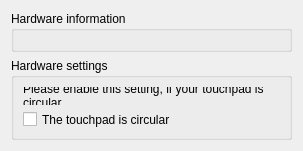
<?xml version="1.0" encoding="UTF-8"?>
<ui version="4.0">
 <class>GeneralPage</class>
 <widget class="QWidget" name="GeneralPage">
  <property name="geometry">
   <rect>
    <x>0</x>
    <y>0</y>
    <width>303</width>
    <height>151</height>
   </rect>
  </property>
  <property name="windowTitle">
   <string comment="@title:window general touchpad settings">Hardware </string>
  </property>
  <layout class="QVBoxLayout" name="verticalLayout">
   <item>
    <widget class="QGroupBox" name="groupBox_2">
     <property name="title">
      <string>Hardware information</string>
     </property>
     <layout class="QVBoxLayout" name="verticalLayout_3">
      <item>
       <widget class="TouchpadInformationWidget" name="information" native="true"/>
      </item>
     </layout>
    </widget>
   </item>
   <item>
    <widget class="QGroupBox" name="groupBox">
     <property name="title">
      <string>Hardware settings</string>
     </property>
     <layout class="QVBoxLayout" name="verticalLayout_2">
      <item>
       <widget class="QLabel" name="label_2">
        <property name="text">
         <string comment="@info">Please enable this setting, if your touchpad is circular.</string>
        </property>
        <property name="wordWrap">
         <bool>true</bool>
        </property>
       </widget>
      </item>
      <item>
       <widget class="QCheckBox" name="touchpad_circular_touchpad">
        <property name="text">
         <string comment="@option:check">The touchpad is circular</string>
        </property>
       </widget>
      </item>
     </layout>
     <zorder>label_2</zorder>
     <zorder>label_2</zorder>
     <zorder>touchpad_circular_touchpad</zorder>
    </widget>
   </item>
   <item>
    <spacer name="verticalSpacer">
     <property name="orientation">
      <enum>Qt::Vertical</enum>
     </property>
     <property name="sizeHint" stdset="0">
      <size>
       <width>20</width>
       <height>40</height>
      </size>
     </property>
    </spacer>
   </item>
  </layout>
 </widget>
 <customwidgets>
  <customwidget>
   <class>TouchpadInformationWidget</class>
   <extends>QWidget</extends>
   <header>synaptiks.kde.widgets</header>
   <container>1</container>
  </customwidget>
 </customwidgets>
 <resources/>
 <connections/>
</ui>
